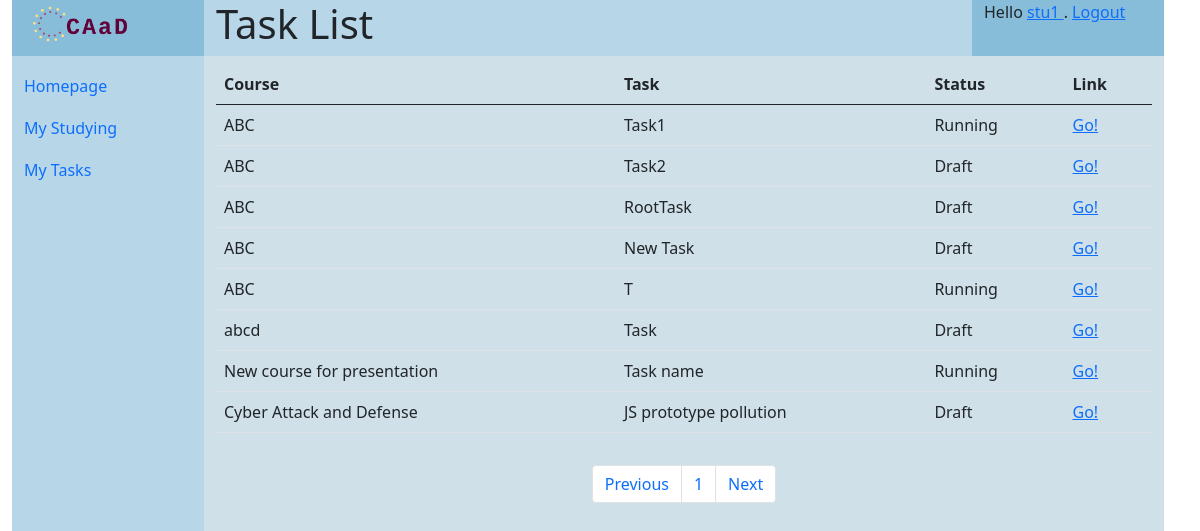
The app's page /courses/myTasks (signed in), older data.
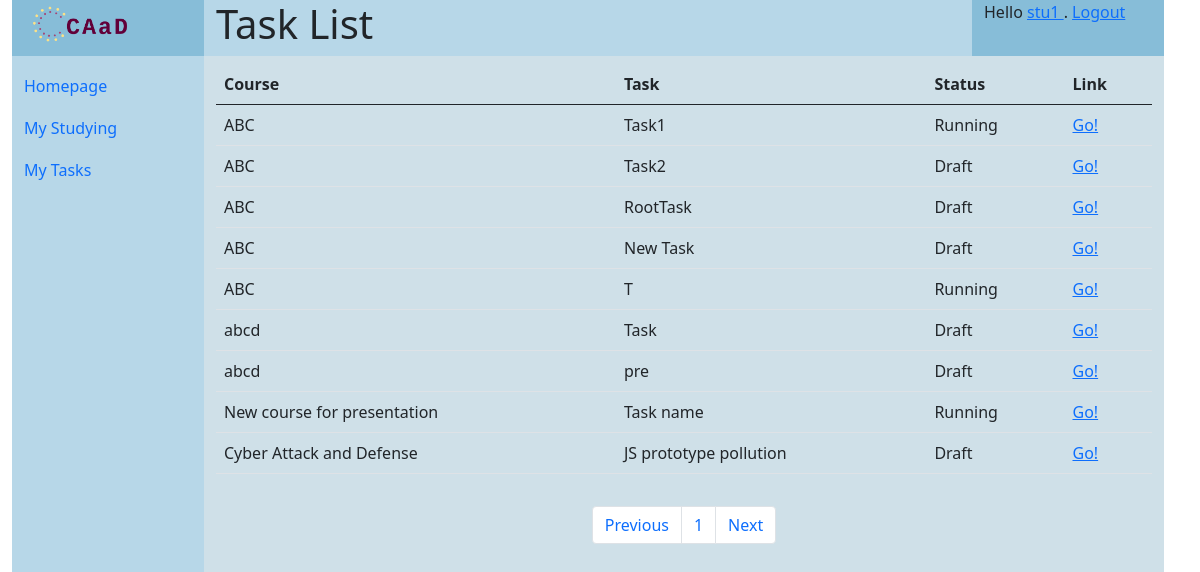
The same page, newer data.
### homeworks/models.py (models this page shows, shortened)
class Task(models.Model):
    TASK_STATUS = [(0, 'draft'), (1, 'running'), (2, 'closed')]
    title = models.CharField('title', max_length=64)
    description = models.CharField('description', max_length=1024)
    tips = models.CharField('tips', max_length=1024, blank=True)
    answer = models.CharField('answer', max_length=1024, blank=True)
    have_docker = models.BooleanField("have docker experiment", default=False)
    dockerfile = models.OneToOneField(DockerFile, on_delete=models.SET_NULL, blank=True, null=True)
    auxiliary_file = models.OneToOneField(SubmissionFile, on_delete=models.SET_NULL, blank=True, null=True)
    status = models.IntegerField(
        'homework status', choices=TASK_STATUS, default=0)
    create_date = models.DateTimeField('date created', default=timezone.now())
    close_date = models.DateTimeField(
        'date to close', default=timezone.now() + timedelta(days=30))
    course = models.ForeignKey(Course, on_delete=models.CASCADE, related_name="tasks", null=True)
    creator = models.ForeignKey(User, on_delete=models.CASCADE, related_name="tasks_created", null=True)

### courses/models.py (models this page shows, shortened)
class Course(models.Model):
    name = models.CharField('course name', max_length=32)
    password = models.CharField('joining password', max_length=8)
    description = models.CharField('description', max_length=512)
    is_open = models.BooleanField("Is open to all", default=True)
    create_date = models.DateTimeField('date created up', default=now())
    creator = models.ForeignKey(User, on_delete=models.CASCADE)
    @classmethod
    def get_all_student_courses(cls, user):
        member_record = CourseMember.objects.filter(user=user)
        member_teacher = member_record.filter(type = 3)
        student_list = []
        for member in member_teacher:
            if member.course.pk not in student_list:
                student_list.append(member.course.pk)
        return student_list

### courses/views_my.py (the view)
# urls.py: path('myTasks', views_my.MyTasksListView.as_view(), name='tasks_list_my'),
class MyTasksListView(ListView):
    paginate_by = 10
    template_name = 'courses/tasks.html'
    context_object_name = 'task_list'
    def get_queryset(self):
        user = self.request.user
        student_list = Course.get_all_student_courses(self.request.user)
        return Task.objects.filter(course__pk__in=student_list)
    def get_context_data(self, *args, object_list=None, **kwargs):
        context = super().get_context_data(*args, object_list=object_list, **kwargs)
        context['title'] = "Task List"
        return context

### templates/courses/tasks.html
{% extends 'generics/base.html' %}
{% block content %}
<div class="container mt-2">
<table class="table">
<thead>
    <tr>
    <th scope="col">Course</th>
    <th scope="col">Task</th>
    <th scope="col">Status</th>
    <th scope="col">Link</th>
    </tr>
</thead>
{% for task in task_list %}
    <tr>
        <td>
            {{ task.course.name }}
        </td>
        <td>
            {{ task.title }}
        </td>
        <td>
            {% if task.status == 0 %}
            Draft
            {% elif task.status == 1 %}
            Running
            {% else %}
            Closed
            {% endif %}
        </td>
        <td>
            <a href="{% url 'courses:task_detail' task.pk %}">
                Go!
            </a>
        </td>
    </tr>
{% endfor %}
</table>
</div>
{% if page_obj %}
<nav aria-label="Page navigation example">
<ul class="pagination d-flex justify-content-center m-3">
    {% if page_obj.has_previous %}
        <li class="page-item"><a class="page-link" href="?page={{ page_obj.previous_page_number }}">Previous</a></li>
        {% else %}
        <li class="page-item"><a class="page-link disabled" href="#" disabled>Previous</a></li>
    {% endif %}
    {% for object in page_obj.paginator.page_range %}
        <li class="page-item">
            <a class="page-link" href="?page={{ forloop.counter }}">{{ forloop.counter }}</a>
        </li>
    {% endfor %}
    {% if page_obj.has_next %}
        <li class="page-item"><a class="page-link" href="?page={{ page_obj.next_page_number }}">Next</a></li>
        {% else %}
        <li class="page-item"><a class="page-link disabled" href="#" disabled>Next</a></li>
    {% endif %}
</ul>
</nav>
{% endif %}
{% endblock content %}

### templates/generics/base.html (shortened to what this page needs)
{% load static %}
<!DOCTYPE html>
<html>
    <head>
        <link href="{% static 'css/bootstrap.min.css' %}" rel="stylesheet">
        <link rel="stylesheet" href="{% static 'css/base.css' %}">
    </head>
    <body>
<div id="header" class="header container-fluid row">
    <div class="logo col-sm-2 center">
        <a href="{% url 'home' %}"><img src="{% static 'images/logo.png' %}" alt="CAaD" width="" height="50"></a>
    </div>
        <div class="title col-sm-8">
            <h1>{{ title | default:"Fill in title variable" }}<h1>
        </div>
    <div class="user col-sm-2">
        {% block status %}
            {% if user.is_authenticated %}
            Hello
            <a href="{% url 'users:profile' user.username %}">
            {{ user.username }}
            </a>
            . <a href="{% url 'users:logout_view' %}">Logout</a>
            {% else %}
            Anonymous User. <a href="{% url 'users:login' %}">Login</a>
            {% endif %}
        {% endblock status %}
    </div>
</div>
<div id="body" class="container-fluid row">
    <div class="navi col-sm-2 flex-fill">
    <nav class="navbar navbar-default" role="navigation">
        <ul class="nav nav-pills flex-column">
            <li class="nav-item">
                <a class="nav-link" href='{% url "home" %}'>Homepage</a>
            </li>
            {% block navigation %}
            <li class="nav-item">
                <a class="nav-link" href='{% url "courses:studying_list_my" %}'>My Studying</a>
            </li>
            <li class="nav-item">
                <a class="nav-link" href='{% url "courses:tasks_list_my" %}'>My Tasks</a>
            </li>
            {% endblock %}
        </ul>
    </nav>
    </div>
    <div class="content col-sm-10 container">
    <div class="row align-items-center">
        {% block content%}{% endblock %}
    </div>
    </div>
</div>
    </body>
</html>

### statics/css/base.css (style rules this page uses)
.logo { background-color: #87bdd8; }
.user { background-color: #87bdd8; }
.title { background-color: #b7d7e8; }
#body { min-height: 90vh; }
.navi { background-color: #b7d7e8; }
.nav-link { padding-left: 0; padding-top: 10px; }
.content { background-color: #cfe0e8; border-top: 10px; }

Row changes from the older to the newer data that the page shows:
added Task: course.name "abcd", title "pre", status "Draft"
